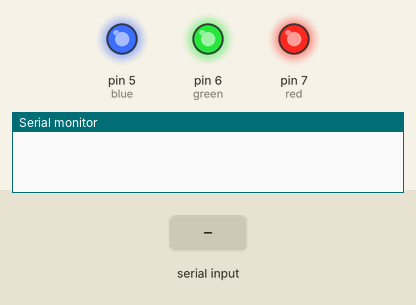
A sketch run on a simulated Arduino Uno, built with avr-gcc and run on an emulated ATmega328P. On the bench: output pins drawn as LEDs (lit = HIGH), the last lines printed to the serial monitor. The inputs (shaded band) are chosen by the test bench.

Above: at 1.5 s.
1.6 s: "7" received over Serial
At 3.2 s:
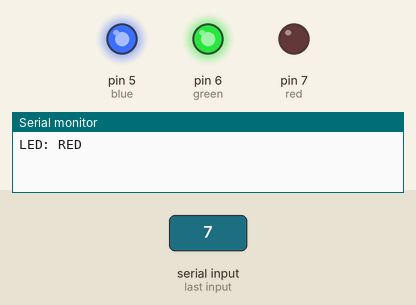
3.5 s: "6" received over Serial
At 4.9 s:
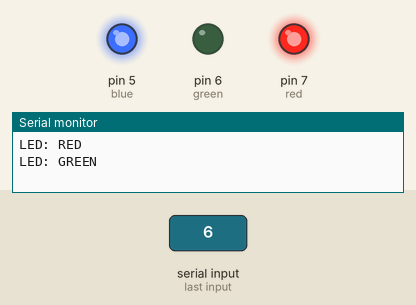
5.5 s: "5" received over Serial
At 6.5 s:
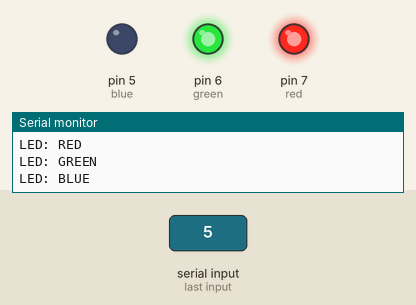
7.5 s: "0" received over Serial
At 9.2 s:
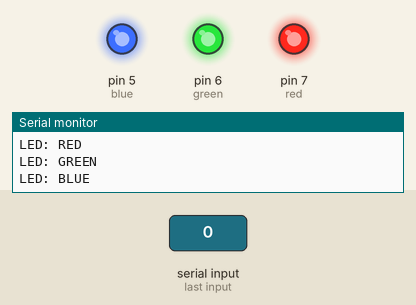
Timing chart, 0 to 10.5 s (numbered marks = the images above; inputs shaded):
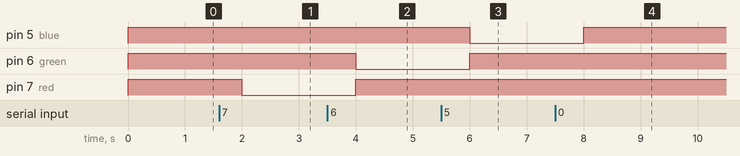

Measured:
- after the input at 1.6 s, pin 7 (red): HIGH → LOW after 0.40 s
- after the input at 3.5 s, pin 6 (green): HIGH → LOW after 0.50 s; pin 7 (red): LOW → HIGH after 0.50 s
- after the input at 5.5 s, pin 5 (blue): HIGH → LOW after 0.50 s; pin 6 (green): LOW → HIGH after 0.50 s
- after the input at 7.5 s, pin 5 (blue): LOW → HIGH after 0.50 s

The sketch:

sketch_bluetooth.ino
```cpp
int red = 7;
int green = 6;
int blue = 5;
int state = 0;
int tx = 1;
int rx = 0;

void setup() {
  // put your setup code here, to run once:
  Serial.begin(9600);
  pinMode(red, OUTPUT);
  pinMode(green, OUTPUT);
  pinMode(blue, OUTPUT);
  allLOW();
  pinMode(tx, OUTPUT);
  pinMode(rx, INPUT);
}

void loop() {
  int i =0;
  int m=0;
  delay(500);
  if(Serial.available() > 0){
    state = Serial.read();
  }

  if(state == '7'){
    allLOW();
    digitalWrite(red, LOW);
    Serial.println("LED: RED");
    state = 0;
  }
  else if(state == '6'){
    allLOW();
    digitalWrite(green, LOW);
    Serial.println("LED: GREEN");
    state = 0;
  }
  else if(state == '5'){
    allLOW();
    digitalWrite(blue, LOW);
    Serial.println("LED: BLUE");
    state = 0;
  }else if(state == '0'){
    allLOW();
    state = 0;
  }
}

void allLOW(){
  digitalWrite(red, HIGH);
  digitalWrite(green, HIGH);
  digitalWrite(blue, HIGH);
}
```
